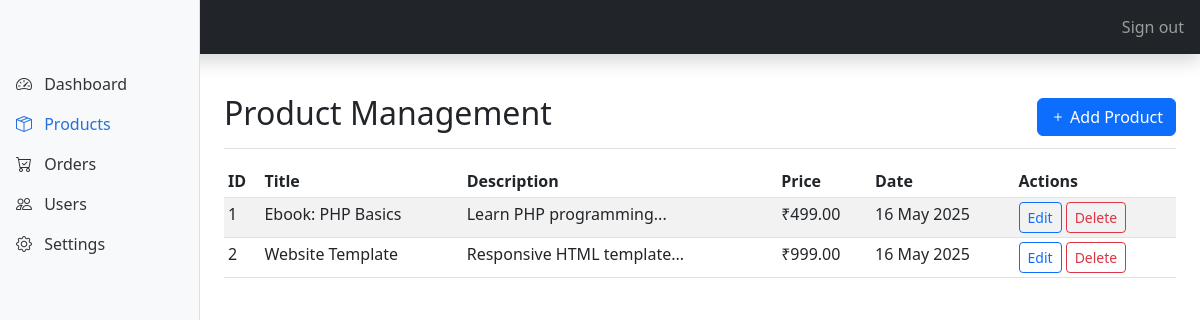
/admin/products.php (signed in), run on the app's committed database.
### tables this page shows
CREATE TABLE `products` (
  `id` int(11) NOT NULL,
  `title` varchar(255) NOT NULL,
  `description` text DEFAULT NULL,
  `price` decimal(10,2) NOT NULL,
  `file_url` varchar(255) DEFAULT NULL,
  `created_at` timestamp NOT NULL DEFAULT current_timestamp(),
  `is_featured` tinyint(1) DEFAULT 0
);

### admin/products.php (the view, shortened to what this page needs)
<?php
require_once('includes/admin_header.php');
$products = mysqli_query($conn, "SELECT * FROM products ORDER BY created_at DESC");
?>
<div class="d-flex justify-content-between flex-wrap flex-md-nowrap align-items-center pt-3 pb-2 mb-3 border-bottom">
    <h1 class="h2">Product Management</h1>
    <button class="btn btn-primary" data-bs-toggle="modal" data-bs-target="#addProductModal">
        <i class="bi bi-plus"></i> Add Product
    </button>
</div>
<div class="table-responsive">
    <table class="table table-striped table-sm">
        <thead>
            <tr>
                <th>ID</th>
                <th>Title</th>
                <th>Description</th>
                <th>Price</th>
                <th>Date</th>
                <th>Actions</th>
            </tr>
        </thead>
        <tbody>
            <?php while ($product = mysqli_fetch_assoc($products)): ?>
            <tr>
                <td><?= $product['id'] ?></td>
                <td><?= $product['title'] ?></td>
                <td><?= substr($product['description'], 0, 50) ?>...</td>
                <td>₹<?= number_format($product['price'], 2) ?></td>
                <td><?= date('d M Y', strtotime($product['created_at'])) ?></td>
                <td>
                    <div class="d-flex gap-1">
                        <button class="btn btn-sm btn-outline-primary edit-product"
                                data-id="<?= $product['id'] ?>"
                                data-title="<?= htmlspecialchars($product['title']) ?>"
                                data-description="<?= htmlspecialchars($product['description']) ?>"
                                data-price="<?= $product['price'] ?>">
                            Edit
                        </button>
                        <a href="products.php?action=delete&id=<?= $product['id'] ?>"
                           class="btn btn-sm btn-outline-danger"
                           onclick="return confirm('Delete this product?')">
                            Delete
                        </a>
                    </div>
                </td>
            </tr>
            <?php endwhile; ?>
        </tbody>
    </table>
</div>
<?php require_once('includes/admin_footer.php'); ?>

### data on the page
products: id "1", title "Ebook: PHP Basics", description "Learn PHP programming", price "499.00", created_at "16 May 2025"
products: id "2", title "Website Template", description "Responsive HTML template", price "999.00", created_at "16 May 2025"
